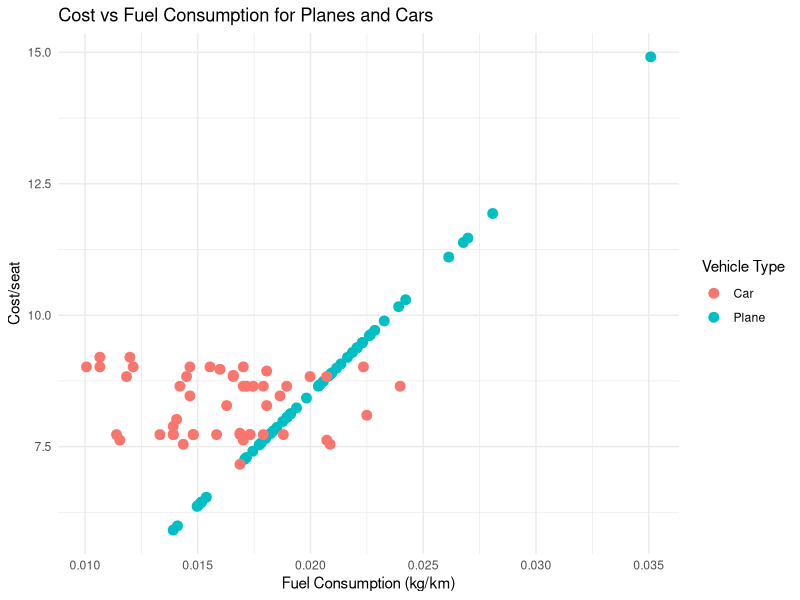

This chart was generated by the following R code:
# Load necessary libraries
library(ggplot2)
library(dplyr)
library(readr)

# Load the datasets
planes_data <- read_csv("Final_plane_emmision_cost_efficiency.csv")
cars_data <- read_csv("FINAL_Updated_Normalized_Car_Fuel_Data_with_Car_Cost.csv")

# Filter and sort top 5 planes based on Travel Cost and Fuel Consumption
top_planes <- planes_data %>%
  filter(!is.na(`Fuel Consumption, SAR (kg/km/seat)`) & !is.na(`Travel Cost by Airplane (AUD)`)) %>%
  arrange(`Travel Cost by Airplane (AUD)`, `Fuel Consumption, SAR (kg/km/seat)`) %>%
  head(50) %>%
  mutate(Type = "Plane", 
         Cost = `Travel Cost by Airplane (AUD)`, 
         FuelConsumption = `Fuel Consumption, SAR (kg/km/seat)`, 
         Name = `Aircraft Type`)

# Filter and sort top 5 cars based on Car Cost and Fuel Consumption
top_cars <- cars_data %>%
  filter(!is.na(`Comb (kg/km/seat)`) & !is.na(`Car Cost per Seat (AUD)`)) %>%
  arrange(`Car Cost per Seat (AUD)`, `Comb (kg/km/seat)`) %>%
  head(50) %>%
  mutate(Type = "Car", 
         Cost = `Car Cost per Seat (AUD)`, 
         FuelConsumption = `Comb (kg/km/seat)`, 
         Name = Model)

# Combine planes and cars datasets
combined_data <- bind_rows(top_planes, top_cars)

ggplot(combined_data, aes(x = FuelConsumption, y = Cost, color = Type)) +
  geom_point(size = 3) +
  labs(title = "Cost vs Fuel Consumption for Planes and Cars",
       x = "Fuel Consumption (kg/km)",
       y = "Cost/seat",
       color = "Vehicle Type") +
  theme_minimal()

